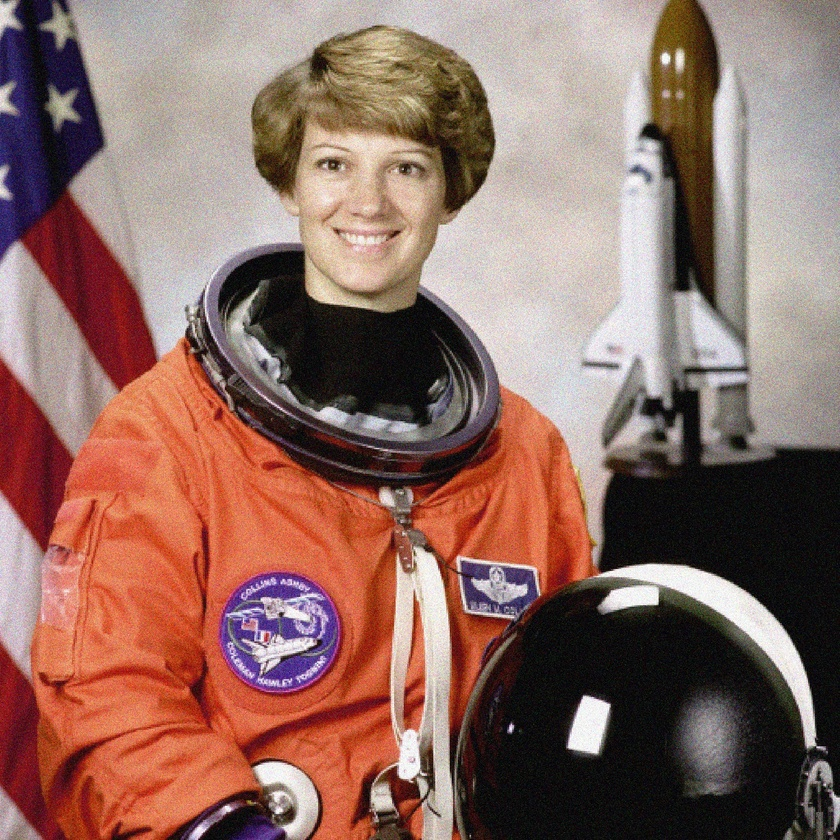
#> input picture html/rsc/src/400_OpenCV/ch_07_domain/example.jpg, 840 x 840 px, shrunk from 1737 x 1739 before the run
$ jupyter execute '148_LoG 엣지 검출 비교 (블러 크기).ipynb'   (older library calls are emulated)
#> lines starting #> are read from the running program, lines starting #| are printed output that depends on the picture
[cell 1]
import cv2, numpy as np, matplotlib.pyplot as plt

# 이미지 불러오기 (흑백 이미지로 변환)
image = cv2.imread('example.jpg', cv2.IMREAD_GRAYSCALE)
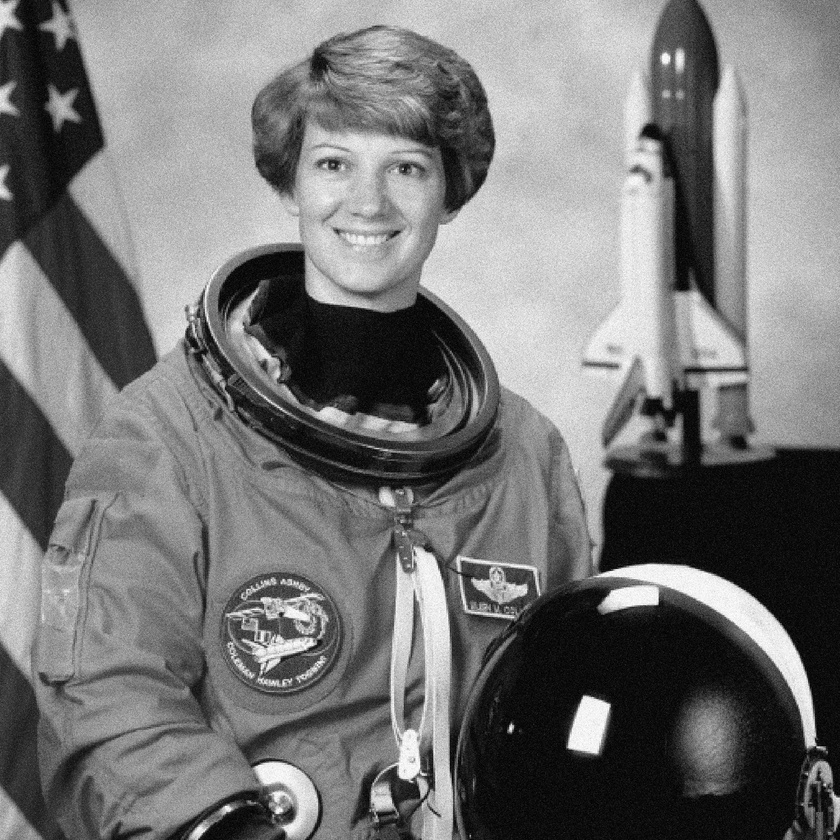
#> image: shape (840, 840); min 0, max 255, mean 117.4

# 커널 크기 설정 (6개)
kernel_sizes = [3, 5, 7, 9, 11, 13]

# 폰트 사이즈
fs = 12

# 결과 출력
plt.figure(figsize=(18, 12))  # 화면 크기 조정

# 각 커널 크기별로 이미지를 출력
for idx in range(0, len(kernel_sizes), 2):  # 두 개씩 묶어서 출력
    # 첫 번째 커널 크기
    ks1 = kernel_sizes[idx]
    blurred_image1 = cv2.GaussianBlur(image, (ks1, ks1), 0)
    log1 = cv2.Laplacian(blurred_image1, cv2.CV_64F)
    log_abs1 = np.abs(log1).astype(np.uint8)

    # 두 번째 커널 크기
    ks2 = kernel_sizes[idx + 1]
    blurred_image2 = cv2.GaussianBlur(image, (ks2, ks2), 0)
    log2 = cv2.Laplacian(blurred_image2, cv2.CV_64F)
    log_abs2 = np.abs(log2).astype(np.uint8)

    # 첫 번째 커널 크기 블러 이미지 출력
    plt.subplot(len(kernel_sizes)//2, 4, 4 * (idx//2) + 1)
    plt.title(f"Blurred Image (Kernel {ks1}x{ks1})", fontsize=fs)
    plt.imshow(blurred_image1, cmap='gray')
    plt.axis('off')

    # 첫 번째 커널 크기 LoG 이미지 출력
    plt.subplot(len(kernel_sizes)//2, 4, 4 * (idx//2) + 2)
    plt.title(f"LoG (Kernel {ks1}x{ks1})", fontsize=fs)
    plt.imshow(log_abs1, cmap='gray')
    plt.axis('off')

    # 두 번째 커널 크기 블러 이미지 출력
    plt.subplot(len(kernel_sizes)//2, 4, 4 * (idx//2) + 3)
    plt.title(f"Blurred Image (Kernel {ks2}x{ks2})", fontsize=fs)
    plt.imshow(blurred_image2, cmap='gray')
    plt.axis('off')

    # 두 번째 커널 크기 LoG 이미지 출력
    plt.subplot(len(kernel_sizes)//2, 4, 4 * (idx//2) + 4)
    plt.title(f"LoG (Kernel {ks2}x{ks2})", fontsize=fs)
    plt.imshow(log_abs2, cmap='gray')
    plt.axis('off')
#> this loop made 3 passes
#> pass 1, `log1 = cv2.Laplacian(blurred_image1, cv2.CV_64F)`:
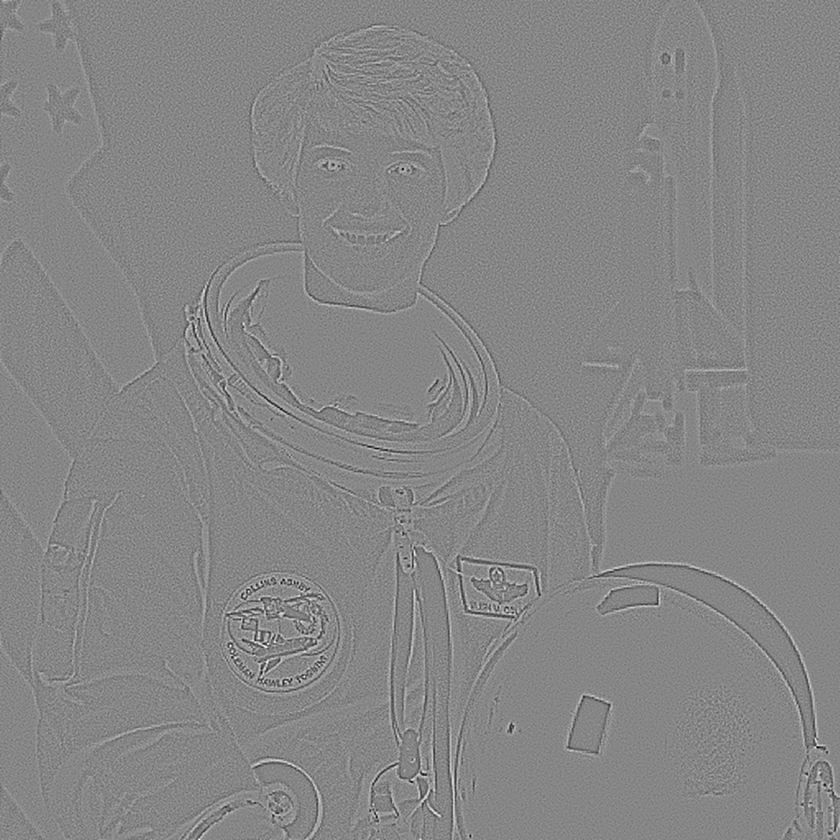
#> log1: shape (840, 840) float64; min -107, max 96, mean 0; drawn with min black and max white
#> pass 1, `log_abs1 = np.abs(log1).astype(np.uint8)`:
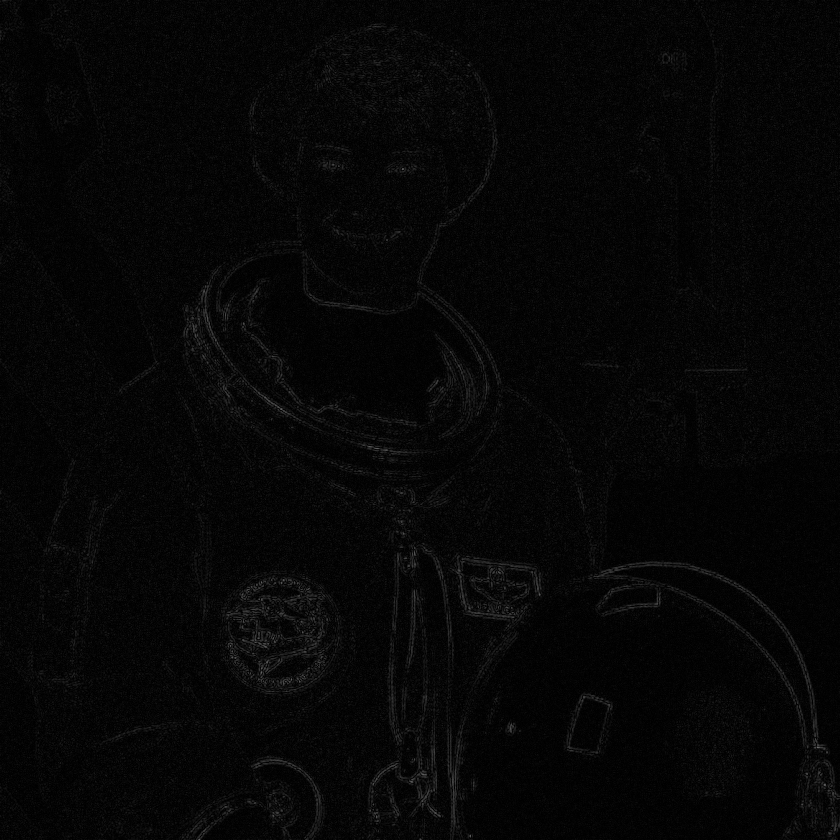
#> log_abs1: shape (840, 840); min 0, max 107, mean 6.1
#> after the loop:
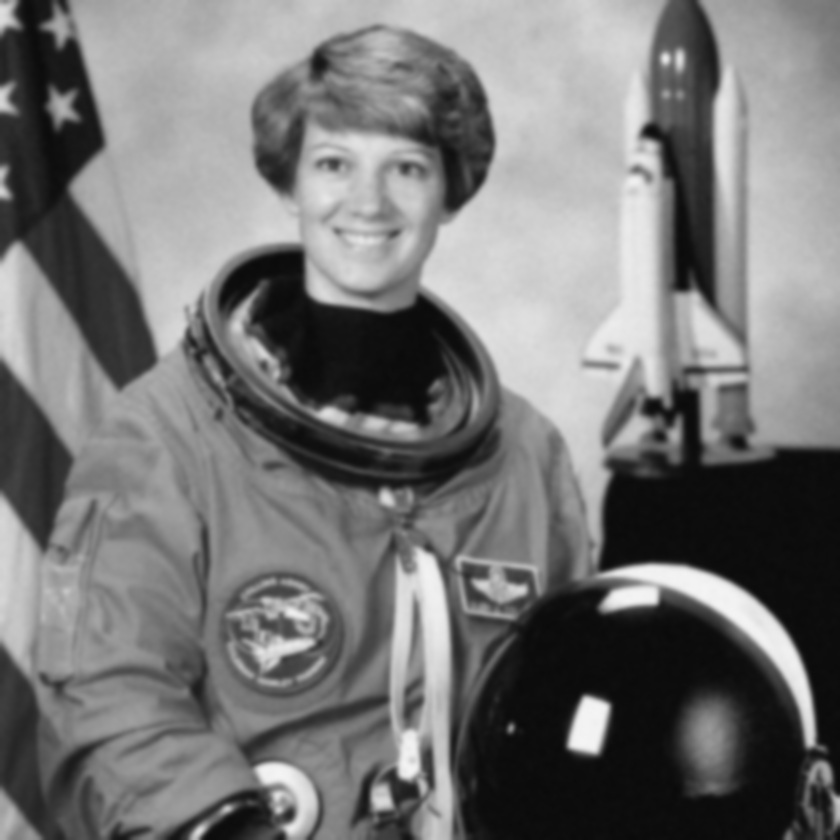
#> blurred_image2: shape (840, 840); min 10, max 244, mean 117.4
pass

plt.tight_layout()
plt.show()
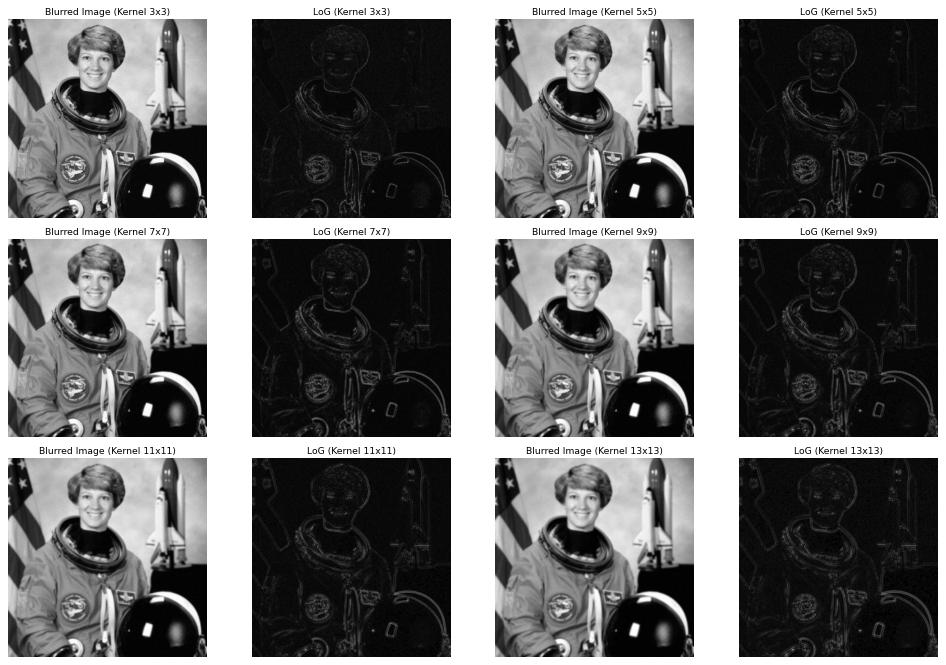
#> figure drawn by matplotlib, 12 panels

$ run again, with html/rsc/src/400_OpenCV/ch_07_domain/sharpen.jpg copied over html/rsc/src/400_OpenCV/ch_07_domain/example.jpg
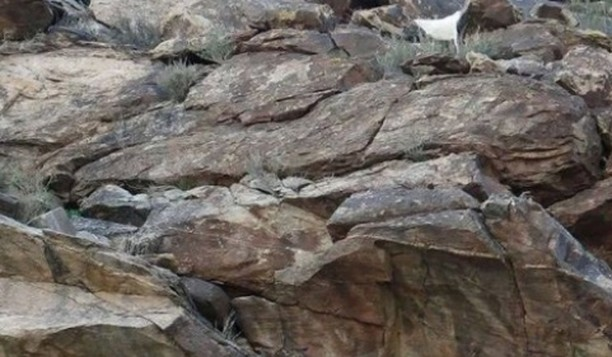
#> input picture html/rsc/src/400_OpenCV/ch_07_domain/sharpen.jpg, 612 x 357 px
#> the loop `for idx in range(0, len(kernel_sizes), 2):` made 3 passes
#> pass 1, `log_abs1 = np.abs(log1).astype(np.uint8)`:
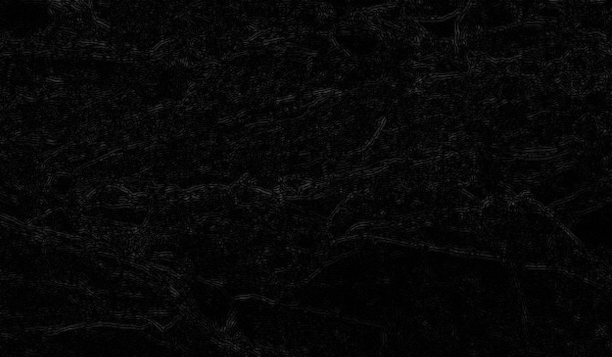
#> log_abs1: shape (357, 612); min 0, max 69, mean 7.2
#> after the loop `for idx in range(0, len(kernel_sizes), 2):`:
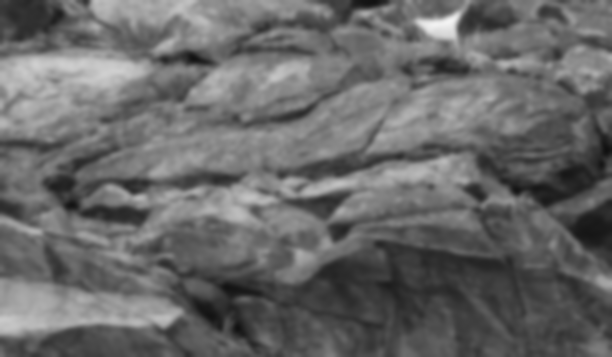
#> blurred_image2: shape (357, 612); min 16, max 243, mean 104.2
